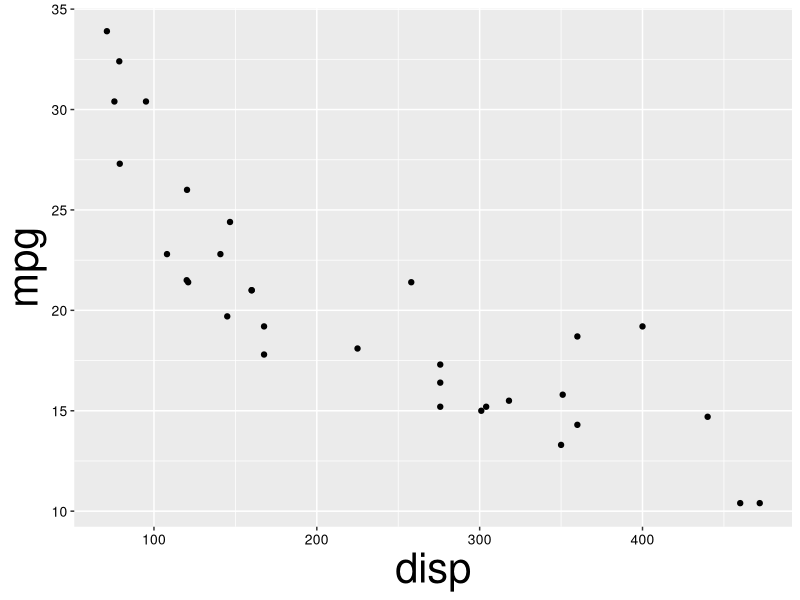
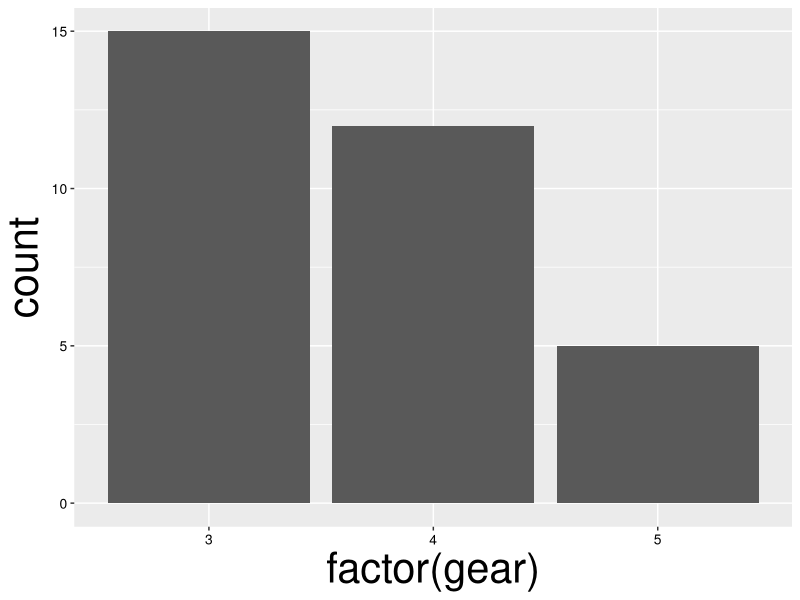
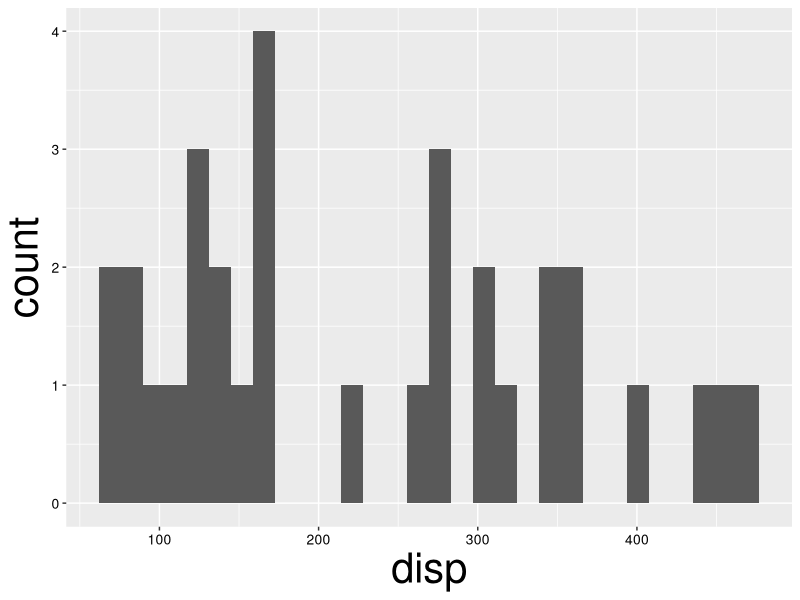
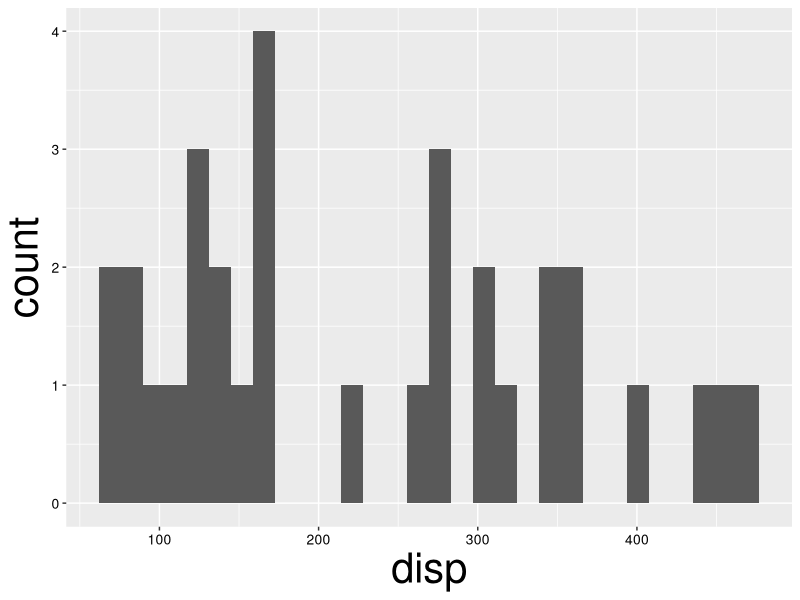
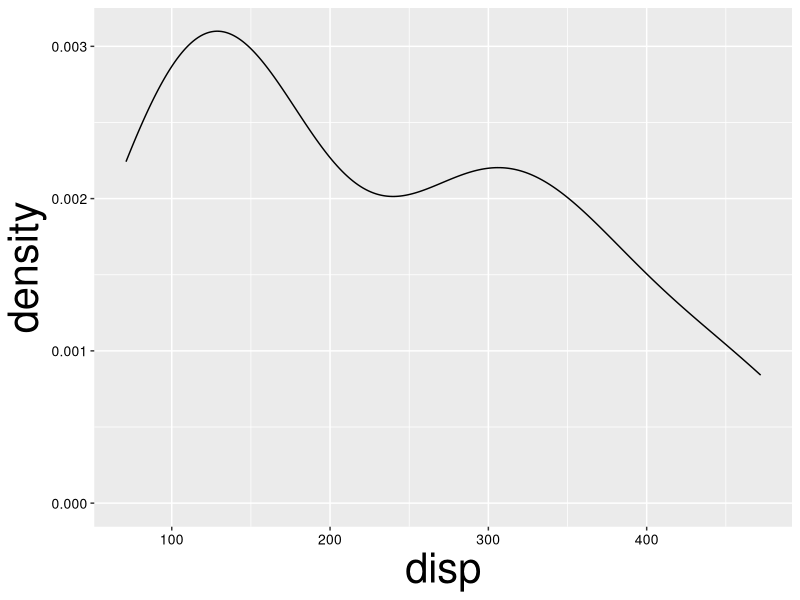
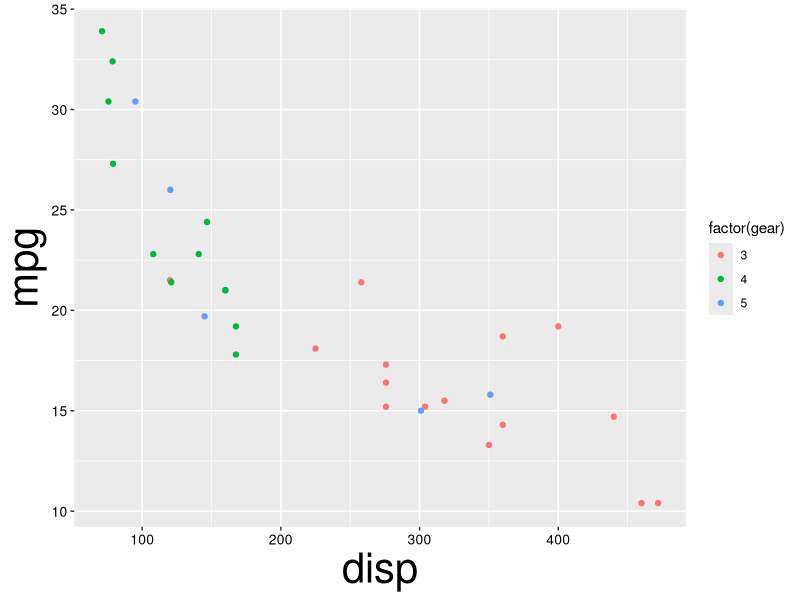
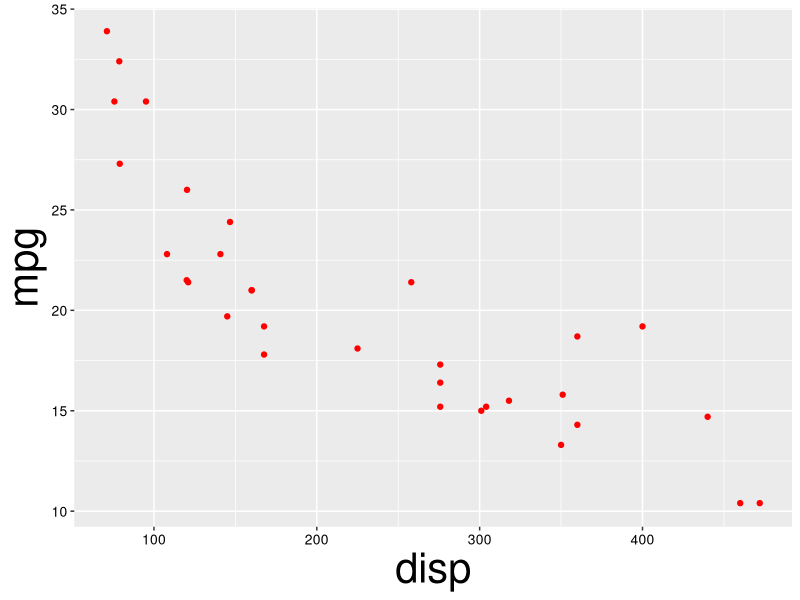
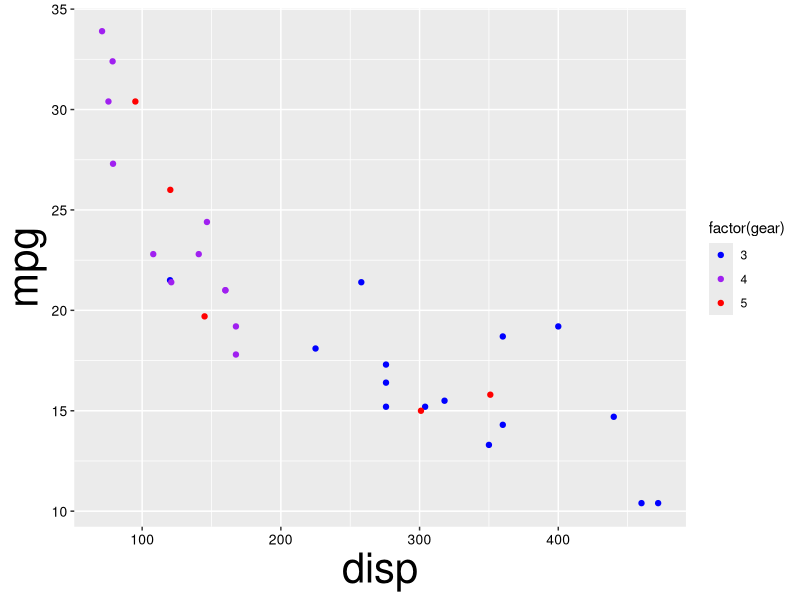

Write R code to recreate these figures, in order.
## ---- chunk 1
knitr::opts_chunk$set(echo = FALSE)
library(tidyverse)
library(ggpubr)
# theme_set(theme_classic())
presTheme <- theme(axis.title=element_text(size=30),axis.text=element_text(size=10))
theme_set(presTheme)

set.seed(123)
## ---- chunk 2
data(mtcars) # mtcars dataset (built into R)
head(mtcars,5) # Show first 5 rows
## ---- chunk 3
ggplot(data=mtcars,aes(x=disp,y=mpg))+geom_point()
## ---- chunk 4
data(mtcars) # mtcars dataset (built into R)
head(mtcars,5) # Show first 5 rows
## ---- chunk 5
ggplot(data=mtcars,aes(x=factor(gear)))+ 
  geom_bar()
## ---- chunk 6
data(mtcars) # mtcars dataset (built into R)
head(mtcars,5) # Show first 5 rows
## ---- chunk 7
ggplot(data=mtcars,aes(x=disp))+ geom_histogram()
## ---- chunk 8
# Histogram
ggplot(data=mtcars,aes(x=disp))+ 
  geom_histogram() 
## ---- chunk 9
# Density plot
ggplot(data=mtcars,aes(x=disp))+ 
  geom_density() 
## ---- chunk 10
ggplot(data=mtcars,aes(x=disp,y=mpg))+
  # Maps gear to colour
  geom_point(aes(col=factor(gear))) 
## ---- chunk 11
ggplot(data=mtcars,aes(x=disp,y=mpg))+
  geom_point(colour='red') #Sets colour
## ---- chunk 12
ggplot(data=mtcars,aes(x=disp,y=mpg))+
  geom_point(aes(col=factor(gear)))+
  scale_colour_manual(values=c('blue','purple','red'))
## ---- chunk 13
ggplot(data=mtcars,aes(x=disp,y=mpg))+
  # Maps gear to size
  geom_point(aes(size=gear)) 
## ---- chunk 14
ggplot(data=mtcars,aes(x=disp,y=mpg))+
  geom_point(size=10) #Sets size
## ---- chunk 15
ggplot(data=mtcars,aes(x=disp,y=mpg))+
  # Maps gear to colour
  geom_point(aes(col=factor(gear))) +
  #Changes plot theme
  theme(axis.title.x=element_text(size=40), 
    legend.background=element_rect(fill='red'),
    legend.position=c(0.8,0.8),
    panel.grid.minor=element_line(colour='purple'),
    panel.grid.major=element_line(colour='orange'))
## ---- chunk 16
p <- ggplot(data=mtcars,aes(x=disp,y=mpg)) + geom_point() 
p1 <- p + theme_grey() + annotate('text',y=30,x=400,label='theme_grey()') #Regular grey theme
p2 <- p + theme_bw() + annotate('text',y=30,x=400,label='theme_bw()') #B/W
p3 <- p + theme_classic() + annotate('text',y=30,x=400,label='theme_classic()') #Classic
p4 <- p + theme_minimal() + annotate('text',y=30,x=400,label='theme_minimal()') #Minimalistic
ggarrange(p1,p2,p3,p4,ncol=2,nrow=2)
## ---- chunk 17
myTheme <- theme_classic()+ #Existing theme
  #Makes axis text bigger
  theme(axis.title=element_text(size=30),
        axis.text=element_text(size=10),
        legend.position='bottom')

ggplot(data=mtcars,aes(x=disp,y=mpg))+
  # Maps cyl to colour
  geom_point(aes(col=factor(cyl))) +
  myTheme

theme_set(theme_grey())

## ---- chunk 18
ggplot(mtcars,aes(x=disp,y=mpg))+ geom_point(aes(col=wt))+
  facet_grid(factor(am) ~ factor(gear))
## ---- chunk 19
ggplot(mtcars,aes(x=factor(am),y=mpg))+ 
  geom_point(position=position_jitter(width=0.05))+ #Adds noise to data in x-dimension
  geom_point(stat='summary',fun=mean,col='orange',size=3) #Mean only
## ---- chunk 20
ggplot(arrange(mtcars,am,disp),aes(x=factor(am),y=mpg))+ 
  geom_point(position=position_jitter(width=0.05))+
  geom_pointrange(stat='summary',fun.data=mean_se,
                  fun.args = list(mult = 2),col='orange') #Mean + 2 SE
## ---- chunk 21
ggplot(mtcars,aes(x=disp,y=mpg))+ 
  annotate('text',y=30,x=400,label='linear model')+
  geom_point() + geom_smooth(method='lm',formula=y~x)
## ---- chunk 22
ggplot(mtcars,aes(x=disp,y=mpg))+ 
  annotate('text',y=30,x=400,label='GAM smoother')+
  geom_point() + geom_smooth(method='gam',formula=y~s(x))
## ---- chunk 23
ggplot(mtcars,aes(x=log(disp),y=log(mpg)))+ 
  geom_point() + 
  geom_smooth(method='lm',formula=y~x)
## ---- chunk 24
ggplot(mtcars,aes(x=disp,y=mpg))+ 
  geom_point() + 
  geom_smooth(method='lm',formula=y~x)+
  scale_x_log10() + scale_y_log10() # sqrt is also popular
## ---- chunk 25
p1 <- ggplot(mpg,aes(x=displ,y=cty))+ 
  geom_point() + geom_smooth(method='lm',formula=y~x)+
  theme_classic()

p2 <- ggplot(msleep,aes(x=bodywt,y=brainwt))+
  geom_point(aes(col=vore))+
  scale_x_log10()+scale_y_log10()+
  labs(x='Body weight (kg)',y='Brain Weight (kg)',col='Feeding')+
  theme_bw()

p3 <- ggplot(trees,aes(x=Girth,y=Height,col=Volume,size=Volume))+
  geom_point()+
  theme_classic()

p4 <- ggplot(starwars,aes(x=height))+geom_histogram()+facet_wrap(~sex)+ theme_minimal()

ggarrange(p1,p2,p3,p4,ncol=2,nrow=2)

